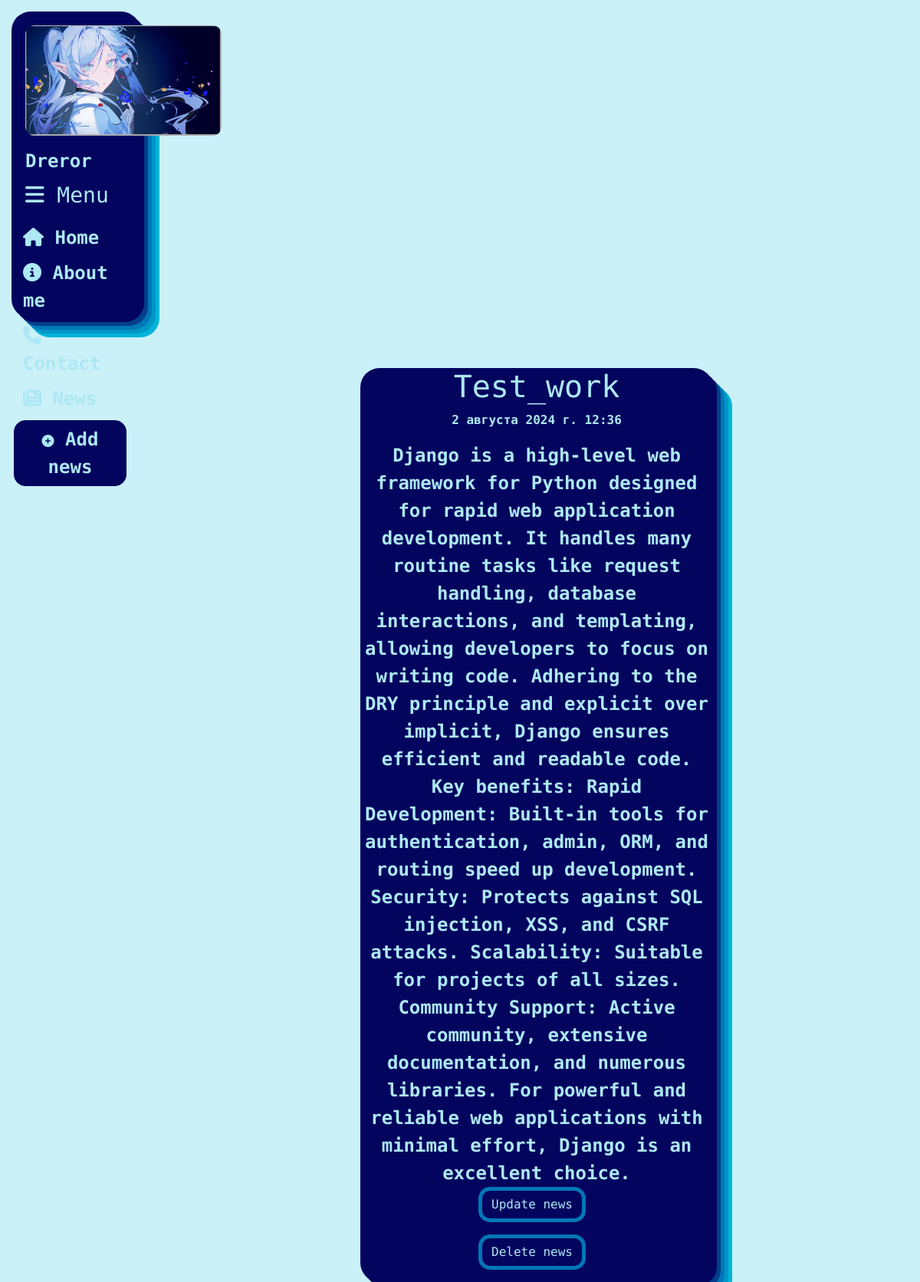
/new_2/1, run on the app's committed database.
### new_2/models.py (models this page shows, shortened)
class Info(models.Model):
    title = models.CharField("Name", max_length=50)
    anons = models.CharField("Anons", max_length=250)
    full_text = models.TextField("Article")
    date = models.DateTimeField("Date")
    class Meta:
        verbose_name = "Info"
        verbose_name_plural = "Infos"

### new_2/views.py (the view)
# urls.py: path("<int:pk>", views.NewsDetailNews.as_view(), name="news-detail"),
class NewsDetailNews(DetailView):
    model = Info
    template_name = "new_2/detail_view.html"
    context_object_name = "article"

### new_2/templates/new_2/detail_view.html (shortened to what this page needs)
{% extends "new/loyal.html" %}
{% block content %}
    <div class="detail_news">
        <div class="detail">
            <h1>{{ article.title }}</h1>
            <p>{{ article.date }}</p>
            <b>{{ article.full_text }}</b>
            <p><a href="{% url 'news-update' article.id %}" class="btn btn-info">Update news</a></p>
            <p><a href="{% url 'news-delete' article.id %}" class="btn btn-danger">Delete news</a></p>
        </div>
        </div>
{% endblock %}

### new/static/new/css/home.css (style rules this page uses)
body { background-color: #CAF0F8; font-family: "Ubuntu Mono", monospace; }
b { font-size: 24px; }
.detail_news { max-width: 1000px; margin: 50px 270px 0px 470px; background-color: #03045E; color: #ADE8F4; float: left; text-align: center; font-weight: 600; border-color: #03045E; border-radius: 25px; box-shadow: #03045E 5px 5px, #023E8A 10px 10px, #0077B6 15px 15px, #0096C7 20px 20px, #00B4D8 25px 25px; }
.detail_news .btn-info { background-color: #03045E; text-decoration-style: none; border-color: #0077B6; margin-left: -12px; color: #ADE8F4; border-radius: 15px; border-width: 5px; }
.detail_news .btn-danger { background-color: #03045E; text-decoration-style: none; border-color: #0077B6; margin-left: -12px; color: #ADE8F4; border-radius: 15px; border-width: 5px; }

### data on the page
Info: title "Test_work", date "2 августа 2024 г. 12:36", full_text "Django is a high-level web framework for Python designed for rapid web application development. It handles many routine tasks like request handling, database interactions, and templating, allowing developers to focus on writing code. Adhering to the DRY principle and explicit over implicit, Django ensures efficient and readable code. Key benefits: Rapid Development: Built-in tools for authentication, admin, ORM, and routing speed up development. Security: Protects against SQL injection, XSS, and CSRF attacks. Scalability: Suitable for projects of all sizes. Community Support: Active community, extensive documentation, and numerous libraries. For powerful and reliable web applications with…"
